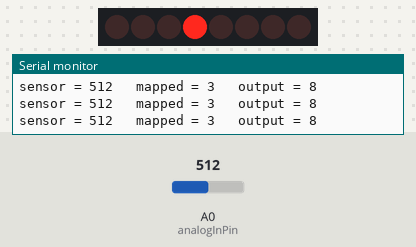
The sketch below on a simulated Arduino Uno, built with avr-gcc and run on an emulated ATmega328P. On the bench: 8 shift-register outputs drawn as a row of LEDs (first output left, lit = HIGH), the last lines printed to the serial monitor. Wiring (inferred from the names in the program): shift register (74HC595): data pin 10; shift clock pin 12; latch pin 11. Wiring (inferred from the signals the program sends): row of LEDs: on Q0, Q1, Q2, Q3, Q4, Q5, Q6, Q7. The test bench sets the inputs (shaded band); at power-on: A0 (analogInPin) = 512.

Above: at 1.2 s.
1.3 s: A0 (analogInPin) set to 716
At 2.3 s:
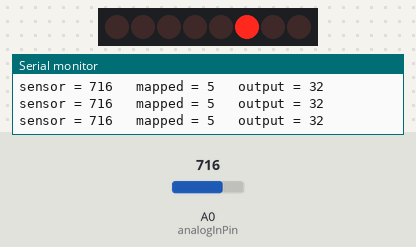
2.8 s: A0 (analogInPin) set to 900
At 3.9 s:
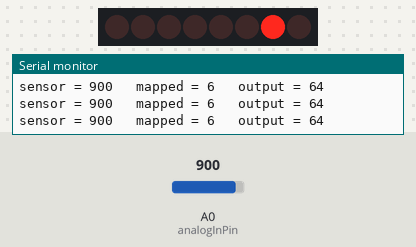
4.3 s: A0 (analogInPin) set to 983
At 5.5 s:
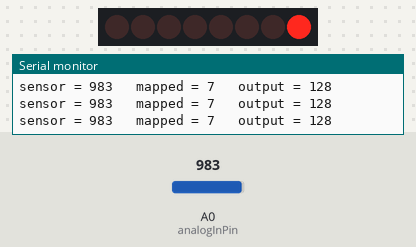
5.8 s: A0 (analogInPin) set to 1017
8.8 s: A0 (analogInPin) set to 306
At 9.3 s:
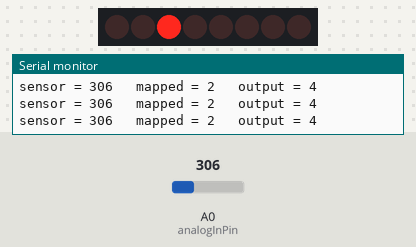
10.3 s: A0 (analogInPin) set to 122
At 10.9 s:
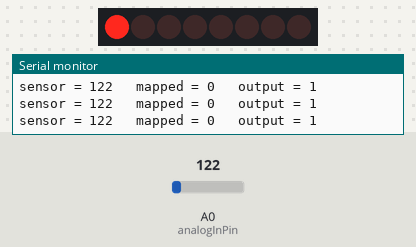
Timing chart, 0 to 12.8 s (numbered marks = the images above; inputs shaded):
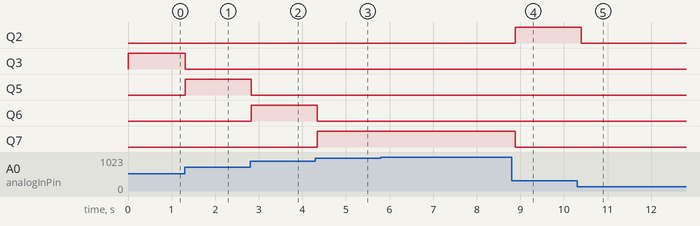

Measured:
- after the input at 1.3 s, Q3: HIGH → LOW at once; Q5: LOW → HIGH at once
- after the input at 2.8 s, Q5: HIGH → LOW at once; Q6: LOW → HIGH at once
- after the input at 4.3 s, Q6: HIGH → LOW at once; Q7: LOW → HIGH at once
- after the input at 8.8 s, Q2: LOW → HIGH after 0.08 s; Q7: HIGH → LOW after 0.08 s
- after the input at 10.3 s, Q2: HIGH → LOW after 0.09 s

The sketch:

HC595_poti_voltmeter.ino
```cpp
// HC595_poti_voltmeter.ino
int CLOCK = 12;
int LATCH = 11;
int DATA = 10;
const int analogInPin = A0;
const int analogOutPin = 9;
int sensorValue = 0, mappedValue = 0, outputValue = 0;
void setup()
{ pinMode(LATCH, OUTPUT);
pinMode(CLOCK, OUTPUT);
pinMode(DATA, OUTPUT);
Serial.begin(9600);
}
void loop()
{ sensorValue = analogRead(analogInPin);
mappedValue = map(sensorValue, 0, 1050, 0, 8);
outputValue = (1 << mappedValue);
Serial.print("sensor = ");
Serial.print(sensorValue);
Serial.print("\t mapped = ");
Serial.print(mappedValue);
Serial.print("\t output = ");
Serial.println(outputValue);
digitalWrite(LATCH, LOW);
shiftOut(DATA, CLOCK, MSBFIRST, outputValue);
digitalWrite(LATCH, HIGH);
delay(100);
}
```
